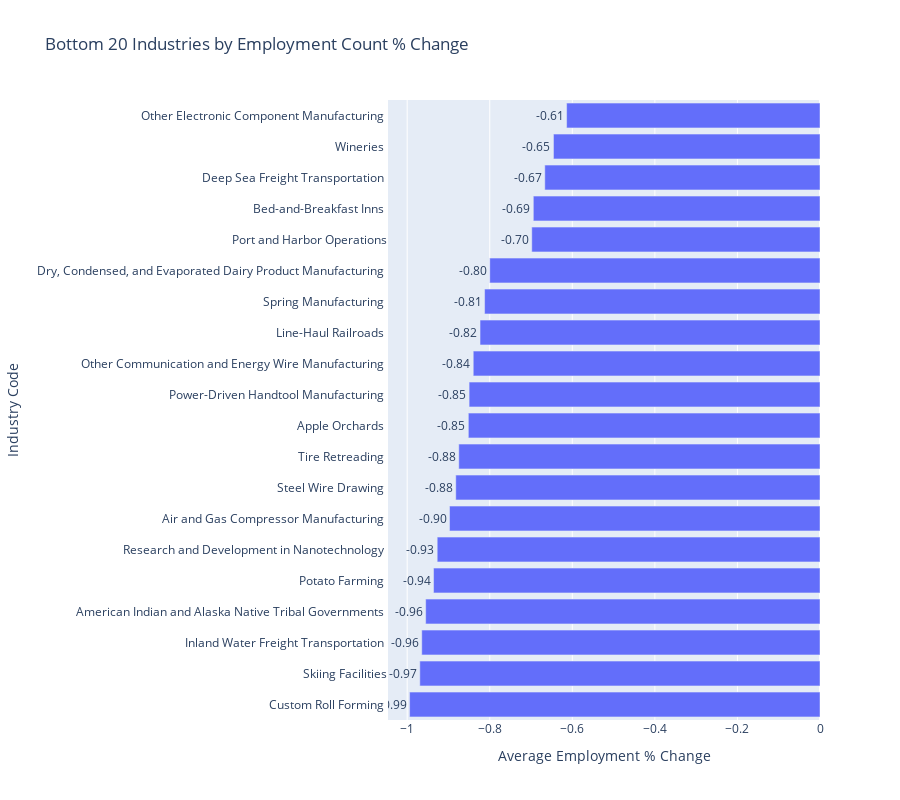

The notebook cell this image was saved under:
### Code cell
# Create a horizontal bar chart
fig = px.bar(
    employed_group[-20:], 
    x="pct_change", 
    y="industry_code", 
    orientation="h", 
    title="Bottom 20 Industries by Employment Count % Change",
    labels={"pct_change": "Average Employment % Change", "industry_code": "Industry Code"},
    text="pct_change"
)

# Improve layout
fig.update_traces(texttemplate="%{text:.2f}", textposition="outside")
fig.update_layout(yaxis=dict(categoryorder="total ascending"))

# make it taller 
fig.update_layout(height=800)

# Show the plot
fig.show()

### Figure 1 — Plotly figure (JSON) as saved in the notebook; plotly's stock layout.template omitted (floating-point values rounded to 4 significant figures)
{"data": [{"alignmentgroup": "True", "hovertemplate": "Average Employment % Change=%{text}<br>Industry Code=%{y}<extra></extra>", "legendgroup": "", "marker": {"color": "#636efa", "pattern": {"shape": ""}}, "name": "", "offsetgroup": "", "orientation": "h", "showlegend": false, "text": [-0.6138, -0.6457, -0.6667, -0.6944, -0.6982, -0.8, -0.8125, -0.8235, -0.84, -0.85, -0.8519, -0.875, -0.8824, -0.8974, -0.9273, -0.9362, -0.9552, -0.9647, -0.9694, -0.9942], "textposition": "outside", "texttemplate": "%{text:.2f}", "type": "bar", "x": [-0.6138, -0.6457, -0.6667, -0.6944, -0.6982, -0.8, -0.8125, -0.8235, -0.84, -0.85, -0.8519, -0.875, -0.8824, -0.8974, -0.9273, -0.9362, -0.9552, -0.9647, -0.9694, -0.9942], "xaxis": "x", "y": ["Other Electronic Component Manufacturing ", "Wineries ", "Deep Sea Freight Transportation ", "Bed-and-Breakfast Inns ", "Port and Harbor Operations", "Dry, Condensed, and Evaporated Dairy Product Manufacturing ", "Spring Manufacturing ", "Line-Haul Railroads ", "Other Communication and Energy Wire Manufacturing ", "Power-Driven Handtool Manufacturing ", "Apple Orchards ", "Tire Retreading ", "Steel Wire Drawing ", "Air and Gas Compressor Manufacturing ", "Research and Development in Nanotechnology ", "Potato Farming ", "American Indian and Alaska Native Tribal Governments ", "Inland Water Freight Transportation ", "Skiing Facilities", "Custom Roll Forming "], "yaxis": "y"}], "layout": {"barmode": "relative", "height": 800, "legend": {"tracegroupgap": 0}, "title": {"text": "Bottom 20 Industries by Employment Count % Change"}, "xaxis": {"anchor": "y", "domain": [0, 1], "title": {"text": "Average Employment % Change"}}, "yaxis": {"anchor": "x", "categoryorder": "total ascending", "domain": [0, 1], "title": {"text": "Industry Code"}}}}
